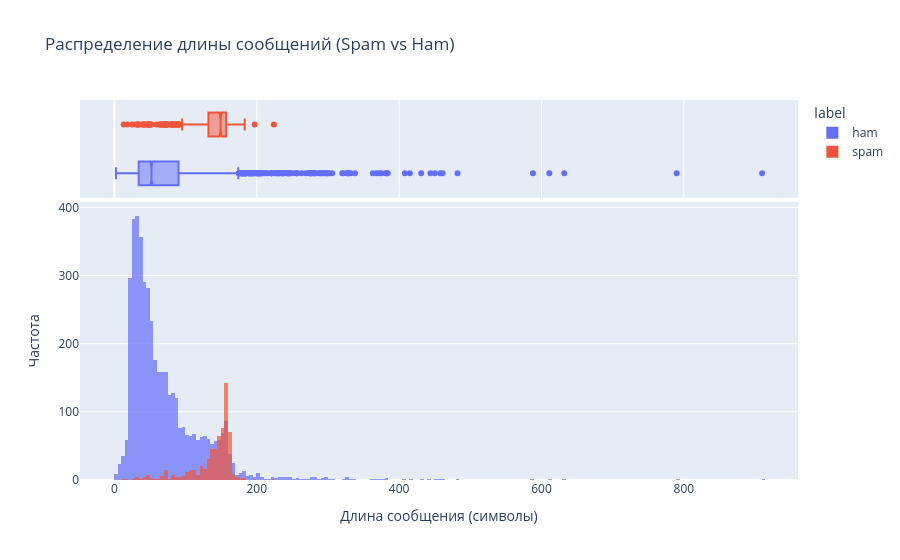

Notebook code for this chart:
### Markdown cell above
## 6. Простой анализ длины сообщений

### Code cell
df['msg_length'] = df['message'].apply(len)

fig_hist = px.histogram(
    df, 
    x='msg_length', 
    color='label',
    barmode='overlay',
    marginal='box',
    title='Распределение длины сообщений (Spam vs Ham)',
    color_discrete_map={'ham': '#636EFA', 'spam': '#EF553B'},
    opacity=0.7
)
fig_hist.update_layout(xaxis_title='Длина сообщения (символы)', yaxis_title='Частота')
fig_hist.show()

### Figure 1 — Plotly figure (JSON) as saved in the notebook; plotly's stock layout.template omitted (floating-point values rounded to 4 significant figures; data arrays with more than 128 entries replaced by an {"elided": "..."} marker saying what was removed)
{"data": [{"bingroup": "x", "hovertemplate": "label=ham<br>msg_length=%{x}<br>count=%{y}<extra></extra>", "legendgroup": "ham", "marker": {"color": "#636EFA", "opacity": 0.7, "pattern": {"shape": ""}}, "name": "ham", "orientation": "v", "showlegend": true, "type": "histogram", "x": {"elided": "4516 int values"}, "xaxis": "x", "yaxis": "y"}, {"hovertemplate": "label=ham<br>msg_length=%{x}<extra></extra>", "legendgroup": "ham", "marker": {"color": "#636EFA"}, "name": "ham", "notched": true, "showlegend": false, "type": "box", "x": {"elided": "4516 int values"}, "xaxis": "x2", "yaxis": "y2"}, {"bingroup": "x", "hovertemplate": "label=spam<br>msg_length=%{x}<br>count=%{y}<extra></extra>", "legendgroup": "spam", "marker": {"color": "#EF553B", "opacity": 0.7, "pattern": {"shape": ""}}, "name": "spam", "orientation": "v", "showlegend": true, "type": "histogram", "x": {"elided": "653 int values"}, "xaxis": "x", "yaxis": "y"}, {"hovertemplate": "label=spam<br>msg_length=%{x}<extra></extra>", "legendgroup": "spam", "marker": {"color": "#EF553B"}, "name": "spam", "notched": true, "showlegend": false, "type": "box", "x": {"elided": "653 int values"}, "xaxis": "x2", "yaxis": "y2"}], "layout": {"barmode": "overlay", "legend": {"title": {"text": "label"}, "tracegroupgap": 0}, "title": {"text": "Распределение длины сообщений (Spam vs Ham)"}, "xaxis": {"anchor": "y", "domain": [0, 1], "title": {"text": "Длина сообщения (символы)"}}, "xaxis2": {"anchor": "y2", "domain": [0, 1], "matches": "x", "showgrid": true, "showticklabels": false}, "yaxis": {"anchor": "x", "domain": [0, 0.7326], "title": {"text": "Частота"}}, "yaxis2": {"anchor": "x2", "domain": [0.7426, 1], "matches": "y2", "showgrid": false, "showline": false, "showticklabels": false, "ticks": ""}}}
